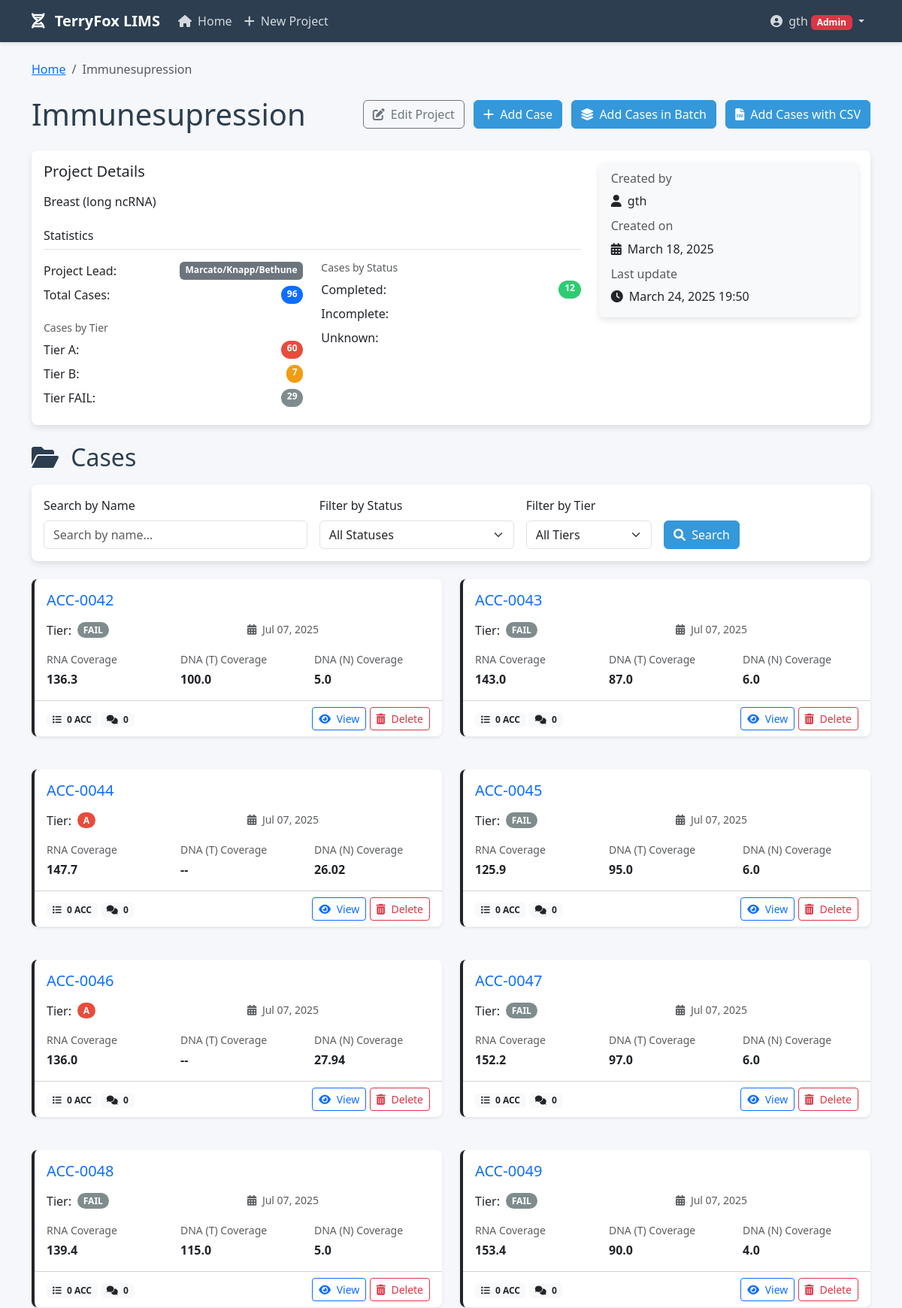
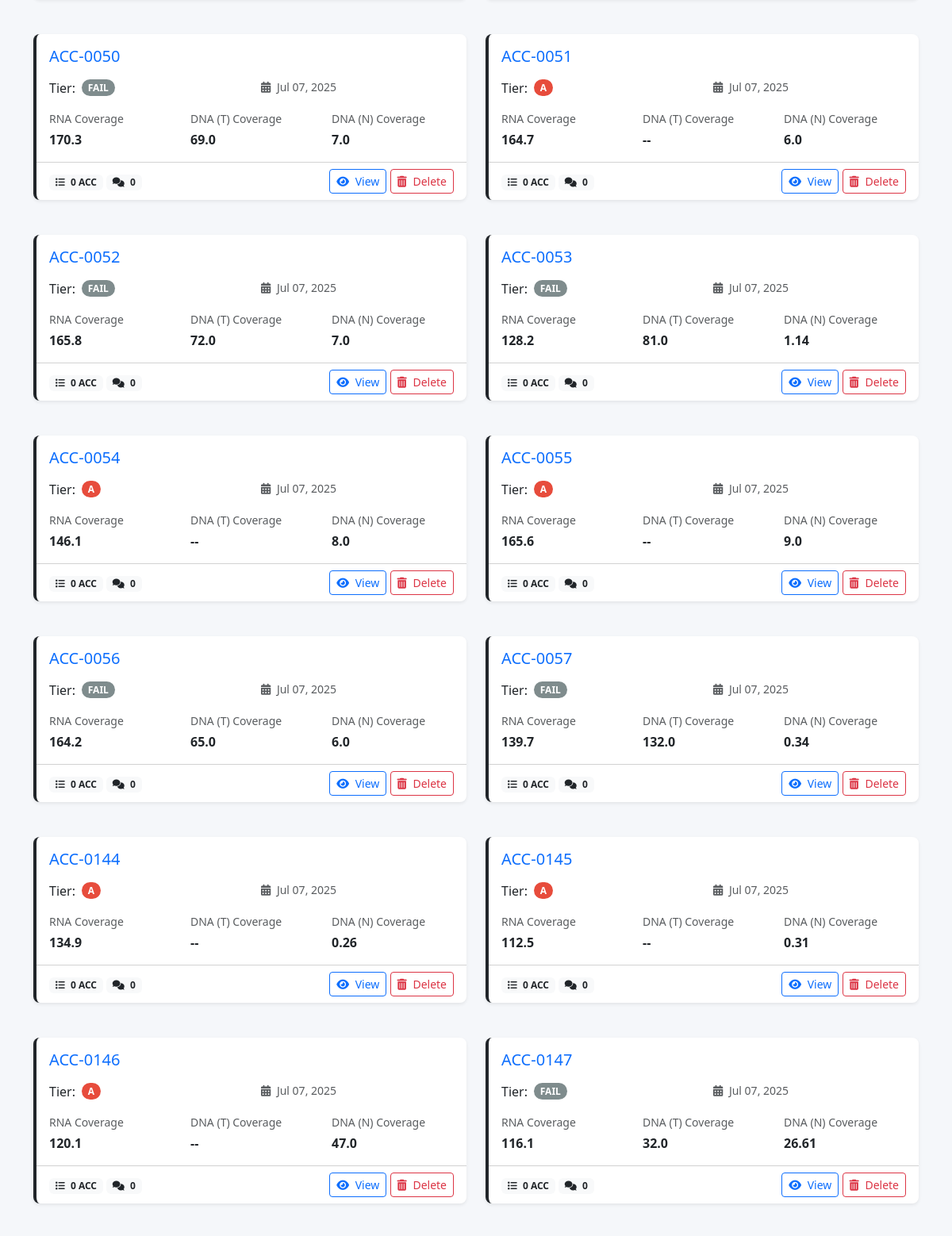
The app's page /projects/10/ (signed in, upper part) with its own data (2 pictures, top to bottom).
### core/models.py (models this page shows, shortened)
class Project(models.Model):
    name = models.CharField(max_length=255)
    description = models.TextField(blank=True)
    project_lead = models.ForeignKey(
        ProjectLead,
        on_delete=models.SET_NULL,
        null=True,
        blank=True,
        related_name='projects',
        verbose_name=_('Project Lead')
    )
    created_at = models.DateTimeField(auto_now_add=True)
    updated_at = models.DateTimeField(auto_now=True)
    created_by = models.ForeignKey(User, on_delete=models.CASCADE, related_name='created_projects')

class ProjectLead(models.Model):
    name = models.CharField(max_length=255, unique=True)
    def __str__(self):
        return self.name
    class Meta:
        ordering = ['name']
        verbose_name = _('Project Lead')
        verbose_name_plural = _('Project Leads')

class Case(models.Model):
    STATUS_CREATED = 'created'
    STATUS_RECEIVED = 'received'
    STATUS_INCOMPLETE = 'incomplete'
    STATUS_UNKNOWN = 'unknown'
    STATUS_LIBRARY_PREPPED = 'library_prepped'
    STATUS_SEQUENCED = 'sequenced'
    STATUS_TRANSFERRED = 'transferred_to_nfl'
    STATUS_BIOINFO = 'bioinfo_analysis'
    STATUS_COMPLETED = 'completed'
    STATUS_CHOICES = [
        (STATUS_CREATED, _('Created')),
        (STATUS_RECEIVED, _('Received')),
        (STATUS_INCOMPLETE, _('Incomplete')),
        (STATUS_UNKNOWN, _('Unknown')),
        (STATUS_LIBRARY_PREPPED, _('Library Prepped')),
        (STATUS_SEQUENCED, _('Sequenced')),
        (STATUS_TRANSFERRED, _('Transferred to NFL')),
        (STATUS_BIOINFO, _('Bioinfo Analysis')),
        (STATUS_COMPLETED, _('Completed')),
    ]
    TIER_A = 'A'
    TIER_B = 'B'
    TIER_FA = 'FAIL'
    TIER_CHOICES = [
        (TIER_A, _('A')),
        (TIER_B, _('B')),
        (TIER_FA, _('FAIL')),
    ]
    project = models.ForeignKey(Project, on_delete=models.CASCADE, related_name='cases')
    name = models.CharField(max_length=255)
    other_id = models.CharField(max_length=255, blank=True, null=True, verbose_name=_('Other ID'))
    status = models.CharField(max_length=50, choices=STATUS_CHOICES, default=STATUS_RECEIVED)
    rna_coverage = models.FloatField(null=True, blank=True, verbose_name=_('RNA Coverage (M)'))
    dna_t_coverage = models.FloatField(null=True, blank=True, verbose_name=_('DNA (T) Coverage (X)'))
    dna_n_coverage = models.FloatField(null=True, blank=True, verbose_name=_('DNA (N) Coverage (X)'))
    tier = models.CharField(max_length=4, choices=TIER_CHOICES, default=TIER_A)
    created_at = models.DateTimeField(auto_now_add=True)
    updated_at = models.DateTimeField(auto_now=True)

### core/views.py (the view)
# urls.py: path('projects/<int:project_id>/', views.project_detail, name='project_detail'),
@login_required
def project_detail(request, project_id):
    project = get_object_or_404(Project, id=project_id)
    filter_form = CaseFilterForm(request.GET)
    cases = project.cases.all()
    if filter_form.is_valid():
        case_name = filter_form.cleaned_data.get('name')
        case_status = filter_form.cleaned_data.get('status')
        case_tier = filter_form.cleaned_data.get('tier')
        if case_name:
            cases = cases.filter(name__icontains=case_name)
        if case_status:
            cases = cases.filter(status=case_status)
        if case_tier:
            cases = cases.filter(tier=case_tier)
    all_cases = project.cases.all()
    total_cases = all_cases.count()
    cases_by_status = all_cases.values('status').annotate(count=Count('id'))
    cases_by_tier = all_cases.values('tier').annotate(count=Count('id'))
    can_edit = request.user.groups.filter(name='Bioinformatician').exists() or request.user.is_superuser
    return render(request, 'core/project_detail.html', {
        'project': project,
        'cases': cases,
        'total_cases': total_cases,
        'cases_by_status': cases_by_status,
        'cases_by_tier': cases_by_tier,
        'can_edit': can_edit,
        'filter_form': filter_form,
    })

### templates/core/project_detail.html (shortened to what this page needs)
{% extends 'base.html' %}
{% block content %}
<nav aria-label="breadcrumb" class="mb-4">
    <ol class="breadcrumb">
        <li class="breadcrumb-item"><a href="{% url 'home' %}">Home</a></li>
        <li class="breadcrumb-item active">{{ project.name }}</li>
    </ol>
</nav>
<div class="d-flex justify-content-between align-items-center mb-4">
    <h1 class="mb-0">{{ project.name }}</h1>
    <div>
        {% if can_edit %}
        <a href="{% url 'project_update' project_id=project.id %}" class="btn btn-outline-secondary me-2">
            <i class="fas fa-edit me-1"></i> Edit Project
        </a>
        <a href="{% url 'case_create' project_id=project.id %}" class="btn btn-primary me-2">
            <i class="fas fa-plus me-1"></i> Add Case
        </a>
        <a href="{% url 'batch_case_create' project_id=project.id %}" class="btn btn-primary me-2">
            <i class="fas fa-layer-group me-1"></i> Add Cases in Batch
        </a>
        <a href="{% url 'csv_case_import' project_id=project.id %}" class="btn btn-primary">
            <i class="fas fa-file-csv me-1"></i> Add Cases with CSV
        </a>
        {% endif %}
    </div>
</div>
<div class="card mb-4">
    <div class="card-body">
        <div class="row">
            <div class="col-md-8">
                <h5 class="card-title mb-3">Project Details</h5>
                <p>
                    {% if project.description %}
                        {{ project.description }}
                    {% else %}
                        <em>No description provided</em>
                    {% endif %}
                </p>
                <div class="mt-4">
                    <h6 class="border-bottom pb-2">Statistics</h6>
                    <div class="row mt-3">
                        <div class="col-md-6">
                            <div class="d-flex justify-content-between mb-2">
                                <span>Project Lead:</span>
                                <span class="badge bg-secondary">{{ project.project_lead|default:"Not specified" }}</span>
                            </div>
                            <div class="d-flex justify-content-between mb-2">
                                <span>Total Cases:</span>
                                <span class="badge bg-primary rounded-pill">{{ total_cases }}</span>
                            </div>
                            <h6 class="small text-muted mb-2 mt-4">Cases by Tier</h6>
                            {% for tier_stat in cases_by_tier %}
                                <div class="d-flex justify-content-between mb-2">
                                    <span>Tier {{ tier_stat.tier }}:</span>
                                    <span class="badge badge-{{ tier_stat.tier }} rounded-pill">{{ tier_stat.count }}</span>
                                </div>
                            {% empty %}
                                <div class="small text-muted">No cases available</div>
                            {% endfor %}
                        </div>
                        <div class="col-md-6">
                            <h6 class="small text-muted mb-2">Cases by Status</h6>
                            {% for status_stat in cases_by_status %}
                                <div class="d-flex justify-content-between mb-2">
                                    <span>{{ status_stat.status|title }}:</span>
                                    <span class="badge badge-{{ status_stat.status }} rounded-pill">{{ status_stat.count }}</span>
                                </div>
                            {% empty %}
                                <div class="small text-muted">No cases available</div>
                            {% endfor %}
                        </div>
                    </div>
                </div>
            </div>
            <div class="col-md-4">
                <div class="card bg-light">
                    <div class="card-body">
                        <h6 class="card-subtitle mb-2 text-muted">Created by</h6>
                        <p class="card-text">
                            <i class="fas fa-user me-1"></i> {{ project.created_by.get_full_name|default:project.created_by.username }}
                        </p>
                        <h6 class="card-subtitle mb-2 text-muted">Created on</h6>
                        <p class="card-text">
                            <i class="fas fa-calendar-alt me-1"></i> {{ project.created_at|date:"F d, Y" }}
                        </p>
                        <h6 class="card-subtitle mb-2 text-muted">Last update</h6>
                        <p class="card-text mb-0">
                            <i class="fas fa-clock me-1"></i> {{ project.updated_at|date:"F d, Y H:i" }}
                        </p>
                    </div>
                </div>
            </div>
        </div>
    </div>
</div>
<h2 class="mb-3"><i class="fas fa-folder-open me-2"></i> Cases
</h2>
<div class="card mb-4">
    <div class="card-body">
        <form method="get" class="row g-3 align-items-end">
            <div class="col-md-4">
                <label for="{{ filter_form.name.id_for_label }}" class="form-label">Search by Name</label>
                {{ filter_form.name }}
            </div>
            <div class="col-md-3">
                <label for="{{ filter_form.status.id_for_label }}" class="form-label">Filter by Status</label>
                {{ filter_form.status }}
            </div>
            <div class="col-md-2">
                <label for="{{ filter_form.tier.id_for_label }}" class="form-label">Filter by Tier</label>
                {{ filter_form.tier }}
            </div>
            <div class="col-md-auto">
                <div>
                    <button type="submit" class="btn btn-primary">
                        <i class="fas fa-search me-1"></i> Search
                    </button>
                </div>
            </div>
        </form>
    </div>
</div>
{% if cases %}
    <div class="row">
        {% for case in cases %}
            <div class="col-md-6 mb-4">
                <div class="card case-card case-{{ case.status }} shadow-sm">
                    <div class="card-body">
                        <div class="d-flex justify-content-between align-items-center mb-3">
                            <h5 class="card-title mb-0">
                                <a href="{% url 'case_detail' case_id=case.id %}" class="text-decoration-none">
                                    {{ case.name }}
                                </a>
                            </h5>
                            <span class="badge badge-{{ case.status }} rounded-pill">
                            </span>
                        </div>
                        <div class="row mb-3">
                            <div class="col-6">
                                <div class="d-flex align-items-center">
                                    <span class="me-2">Tier:</span>
                                    <span class="badge badge-{{ case.tier }} rounded-pill">{{ case.tier }}</span>
                                </div>
                            </div>
                            <div class="col-6">
                                <div class="small text-muted">
                                    <i class="fas fa-calendar-alt me-1"></i> {{ case.updated_at|date:"M d, Y" }}
                                </div>
                            </div>
                        </div>
                        <div class="row">
                            <div class="col-md-4">
                                <small class="d-block text-muted mb-1">RNA Coverage</small>
                                <span class="fw-bold">{{ case.rna_coverage|default:"--" }}</span>
                            </div>
                            <div class="col-md-4">
                                <small class="d-block text-muted mb-1">DNA (T) Coverage</small>
                                <span class="fw-bold">{{ case.dna_t_coverage|default:"--" }}</span>
                            </div>
                            <div class="col-md-4">
                                <small class="d-block text-muted mb-1">DNA (N) Coverage</small>
                                <span class="fw-bold">{{ case.dna_n_coverage|default:"--" }}</span>
                            </div>
                        </div>
                    </div>
                    <div class="card-footer bg-transparent d-flex justify-content-between align-items-center">
                        <div>
                            <span class="badge bg-light text-dark">
                                <i class="fas fa-list me-1"></i> {{ case.accessions.count }} ACC
                            </span>
                            <span class="badge bg-light text-dark">
                                <i class="fas fa-comments me-1"></i> {{ case.comments.count }}
                            </span>
                        </div>
                        <div>
                            <a href="{% url 'case_detail' case_id=case.id %}" class="btn btn-sm btn-outline-primary">
                                <i class="fas fa-eye me-1"></i> View
                            </a>
                            {% if can_edit %}
                            <a href="{% url 'case_delete' case_id=case.id %}" class="btn btn-sm btn-outline-danger">
                                <i class="fas fa-trash-alt me-1"></i> Delete
                            </a>
                            {% endif %}
                        </div>
                    </div>
                </div>
            </div>
        {% endfor %}
    </div>
{% endif %}
{% endblock %}

### templates/base.html (shortened to what this page needs)
<!DOCTYPE html>
<html lang="en">
<head>
    <link href="https://cdn.jsdelivr.net/npm/bootstrap@5.3.0/dist/css/bootstrap.min.css" rel="stylesheet">
    <link rel="stylesheet" href="https://cdnjs.cloudflare.com/ajax/libs/font-awesome/6.0.0/css/all.min.css">
</head>
<body>
    <nav class="navbar navbar-expand-lg navbar-dark bg-dark mb-4">
        <div class="container">
            <a class="navbar-brand" href="{% url 'home' %}">
                <i class="fas fa-dna me-2"></i> TerryFox LIMS
            </a>
            <div class="collapse navbar-collapse" id="navbarNav">
                <ul class="navbar-nav me-auto">
                    <li class="nav-item">
                        <a class="nav-link" href="{% url 'home' %}">
                            <i class="fas fa-home me-1"></i> Home
                        </a>
                    </li>
                    {% if user.is_superuser or user.groups.all.0.name == 'Bioinformatician' %}
                    <li class="nav-item">
                        <a class="nav-link" href="{% url 'project_create' %}">
                            <i class="fas fa-plus me-1"></i> New Project
                        </a>
                    </li>
                    {% endif %}
                </ul>
                <ul class="navbar-nav">
                    {% if user.is_authenticated %}
                    <li class="nav-item dropdown">
                        <a class="nav-link dropdown-toggle" href="#" id="userDropdown" role="button" data-bs-toggle="dropdown">
                            <i class="fas fa-user-circle me-1"></i> {{ user.username }}
                            {% if user.is_superuser %}
                                <span class="badge bg-danger">Admin</span>
                            {% elif user.groups.all.0.name == 'PI' %}
                                <span class="badge bg-primary">PI (View Only)</span>
                            {% elif user.groups.all.0.name == 'Bioinformatician' %}
                                <span class="badge bg-success">Bioinformatician (CRUD)</span>
                            {% endif %}
                        </a>
                    </li>
                    {% else %}
                    <li class="nav-item">
                        <a class="nav-link" href="{% url 'login' %}">
                            <i class="fas fa-sign-in-alt me-1"></i> Login
                        </a>
                    </li>
                    {% endif %}
                </ul>
            </div>
        </div>
    </nav>
    <div class="container">
        {% block content %}{% endblock %}
    </div>
</body>
</html>

### records on screen
Project: name "Immunesupression", description "Breast (long ncRNA)", project_lead "Marcato/Knapp/Bethune", created_by.get_full_name "gth", created_at "March 18, 2025", updated_at "March 24, 2025 19:50"
Case: name "ACC-0042", tier "FAIL", updated_at "Jul 07, 2025", rna_coverage "136.3", dna_t_coverage "100.0", dna_n_coverage "5.0", accessions.count "0", comments.count "0"
Case: name "ACC-0043", tier "FAIL", updated_at "Jul 07, 2025", rna_coverage "143.0", dna_t_coverage "87.0", dna_n_coverage "6.0", accessions.count "0", comments.count "0"
Case: name "ACC-0044", tier "A", updated_at "Jul 07, 2025", rna_coverage "147.7", dna_t_coverage "--", dna_n_coverage "26.02", accessions.count "0", comments.count "0"
Case: name "ACC-0045", tier "FAIL", updated_at "Jul 07, 2025", rna_coverage "125.9", dna_t_coverage "95.0", dna_n_coverage "6.0", accessions.count "0", comments.count "0"
Case: name "ACC-0046", tier "A", updated_at "Jul 07, 2025", rna_coverage "136.0", dna_t_coverage "--", dna_n_coverage "27.94", accessions.count "0", comments.count "0"
Case: name "ACC-0047", tier "FAIL", updated_at "Jul 07, 2025", rna_coverage "152.2", dna_t_coverage "97.0", dna_n_coverage "6.0", accessions.count "0", comments.count "0"
Case: name "ACC-0048", tier "FAIL", updated_at "Jul 07, 2025", rna_coverage "139.4", dna_t_coverage "115.0", dna_n_coverage "5.0", accessions.count "0", comments.count "0"
Case: name "ACC-0049", tier "FAIL", updated_at "Jul 07, 2025", rna_coverage "153.4", dna_t_coverage "90.0", dna_n_coverage "4.0", accessions.count "0", comments.count "0"
Case: name "ACC-0050", tier "FAIL", updated_at "Jul 07, 2025", rna_coverage "170.3", dna_t_coverage "69.0", dna_n_coverage "7.0", accessions.count "0", comments.count "0"
Case: name "ACC-0051", tier "A", updated_at "Jul 07, 2025", rna_coverage "164.7", dna_t_coverage "--", dna_n_coverage "6.0", accessions.count "0", comments.count "0"
Case: name "ACC-0052", tier "FAIL", updated_at "Jul 07, 2025", rna_coverage "165.8", dna_t_coverage "72.0", dna_n_coverage "7.0", accessions.count "0", comments.count "0"
Case: name "ACC-0053", tier "FAIL", updated_at "Jul 07, 2025", rna_coverage "128.2", dna_t_coverage "81.0", dna_n_coverage "1.14", accessions.count "0", comments.count "0"
Case: name "ACC-0054", tier "A", updated_at "Jul 07, 2025", rna_coverage "146.1", dna_t_coverage "--", dna_n_coverage "8.0", accessions.count "0", comments.count "0"
Case: name "ACC-0055", tier "A", updated_at "Jul 07, 2025", rna_coverage "165.6", dna_t_coverage "--", dna_n_coverage "9.0", accessions.count "0", comments.count "0"
Case: name "ACC-0056", tier "FAIL", updated_at "Jul 07, 2025", rna_coverage "164.2", dna_t_coverage "65.0", dna_n_coverage "6.0", accessions.count "0", comments.count "0"
Case: name "ACC-0057", tier "FAIL", updated_at "Jul 07, 2025", rna_coverage "139.7", dna_t_coverage "132.0", dna_n_coverage "0.34", accessions.count "0", comments.count "0"
Case: name "ACC-0144", tier "A", updated_at "Jul 07, 2025", rna_coverage "134.9", dna_t_coverage "--", dna_n_coverage "0.26", accessions.count "0", comments.count "0"
Case: name "ACC-0145", tier "A", updated_at "Jul 07, 2025", rna_coverage "112.5", dna_t_coverage "--", dna_n_coverage "0.31", accessions.count "0", comments.count "0"
Case: name "ACC-0146", tier "A", updated_at "Jul 07, 2025", rna_coverage "120.1", dna_t_coverage "--", dna_n_coverage "47.0", accessions.count "0", comments.count "0"
Case: name "ACC-0147", tier "FAIL", updated_at "Jul 07, 2025", rna_coverage "116.1", dna_t_coverage "32.0", dna_n_coverage "26.61", accessions.count "0", comments.count "0"

### other values on screen
{{ user.username }} "gth"
{{ total_cases }} "96"
{{ tier_stat.tier }} "A" "B" "FAIL"
{{ tier_stat.count }} "60" "7" "29"
{{ status_stat.status|title }} "Completed" "Incomplete" "Unknown"
{{ status_stat.count }} "12"
